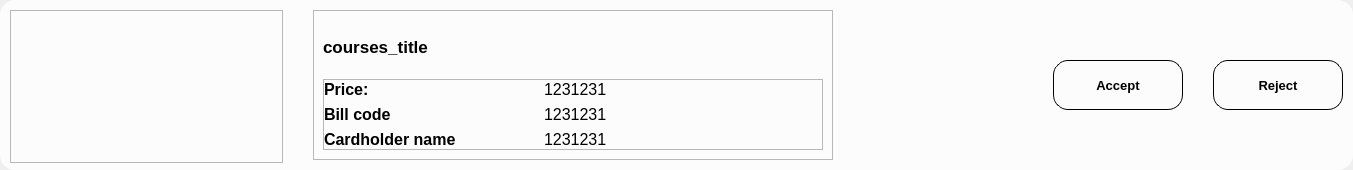
<?xml version="1.0" encoding="UTF-8"?>
<ui version="4.0">
 <class>notification</class>
 <widget class="QWidget" name="notification">
  <property name="geometry">
   <rect>
    <x>0</x>
    <y>0</y>
    <width>1353</width>
    <height>170</height>
   </rect>
  </property>
  <property name="minimumSize">
   <size>
    <width>0</width>
    <height>170</height>
   </size>
  </property>
  <property name="maximumSize">
   <size>
    <width>16777215</width>
    <height>170</height>
   </size>
  </property>
  <property name="windowTitle">
   <string>Form</string>
  </property>
  <property name="styleSheet">
   <string notr="true"/>
  </property>
  <layout class="QVBoxLayout" name="verticalLayout">
   <property name="spacing">
    <number>0</number>
   </property>
   <property name="leftMargin">
    <number>0</number>
   </property>
   <property name="topMargin">
    <number>0</number>
   </property>
   <property name="rightMargin">
    <number>0</number>
   </property>
   <property name="bottomMargin">
    <number>0</number>
   </property>
   <item>
    <widget class="QFrame" name="popupframe">
     <property name="font">
      <font>
       <kerning>false</kerning>
      </font>
     </property>
     <property name="cursor">
      <cursorShape>ArrowCursor</cursorShape>
     </property>
     <property name="autoFillBackground">
      <bool>false</bool>
     </property>
     <property name="styleSheet">
      <string notr="true">#popupframe {
	border-radius: 15px;
	background: rgba(255, 255, 255, 200);
}</string>
     </property>
     <property name="frameShape">
      <enum>QFrame::StyledPanel</enum>
     </property>
     <property name="frameShadow">
      <enum>QFrame::Raised</enum>
     </property>
     <layout class="QHBoxLayout" name="horizontalLayout">
      <property name="spacing">
       <number>30</number>
      </property>
      <property name="leftMargin">
       <number>10</number>
      </property>
      <property name="topMargin">
       <number>10</number>
      </property>
      <property name="rightMargin">
       <number>10</number>
      </property>
      <property name="bottomMargin">
       <number>10</number>
      </property>
      <item>
       <widget class="QFrame" name="cardimg">
        <property name="minimumSize">
         <size>
          <width>273</width>
          <height>153</height>
         </size>
        </property>
        <property name="maximumSize">
         <size>
          <width>273</width>
          <height>153</height>
         </size>
        </property>
        <property name="styleSheet">
         <string notr="true">border-image: url(:/icons/background-login.png);</string>
        </property>
        <property name="frameShape">
         <enum>QFrame::StyledPanel</enum>
        </property>
        <property name="frameShadow">
         <enum>QFrame::Raised</enum>
        </property>
       </widget>
      </item>
      <item>
       <widget class="QFrame" name="frame">
        <property name="frameShape">
         <enum>QFrame::StyledPanel</enum>
        </property>
        <property name="frameShadow">
         <enum>QFrame::Raised</enum>
        </property>
        <layout class="QVBoxLayout" name="verticalLayout_2">
         <item>
          <widget class="QLabel" name="title">
           <property name="maximumSize">
            <size>
             <width>500</width>
             <height>16777215</height>
            </size>
           </property>
           <property name="font">
            <font>
             <pointsize>13</pointsize>
             <weight>75</weight>
             <bold>true</bold>
            </font>
           </property>
           <property name="text">
            <string>courses_title </string>
           </property>
          </widget>
         </item>
         <item>
          <widget class="QFrame" name="frame_3">
           <property name="minimumSize">
            <size>
             <width>500</width>
             <height>0</height>
            </size>
           </property>
           <property name="maximumSize">
            <size>
             <width>16777215</width>
             <height>16777215</height>
            </size>
           </property>
           <property name="styleSheet">
            <string notr="true">#frame3 {
	background: transparent;
}</string>
           </property>
           <property name="frameShape">
            <enum>QFrame::StyledPanel</enum>
           </property>
           <property name="frameShadow">
            <enum>QFrame::Raised</enum>
           </property>
           <layout class="QGridLayout" name="gridLayout">
            <property name="leftMargin">
             <number>0</number>
            </property>
            <property name="topMargin">
             <number>0</number>
            </property>
            <property name="rightMargin">
             <number>0</number>
            </property>
            <property name="bottomMargin">
             <number>0</number>
            </property>
            <property name="horizontalSpacing">
             <number>0</number>
            </property>
            <item row="0" column="0">
             <widget class="QLabel" name="price_label">
              <property name="font">
               <font>
                <pointsize>12</pointsize>
                <weight>75</weight>
                <bold>true</bold>
               </font>
              </property>
              <property name="text">
               <string>Price:</string>
              </property>
             </widget>
            </item>
            <item row="0" column="1">
             <widget class="QLabel" name="price">
              <property name="font">
               <font>
                <pointsize>12</pointsize>
                <kerning>false</kerning>
               </font>
              </property>
              <property name="text">
               <string>1231231</string>
              </property>
             </widget>
            </item>
            <item row="1" column="0">
             <widget class="QLabel" name="code_label">
              <property name="font">
               <font>
                <pointsize>12</pointsize>
                <weight>75</weight>
                <bold>true</bold>
               </font>
              </property>
              <property name="text">
               <string>Bill code</string>
              </property>
             </widget>
            </item>
            <item row="1" column="1">
             <widget class="QLabel" name="code">
              <property name="font">
               <font>
                <pointsize>12</pointsize>
                <kerning>false</kerning>
               </font>
              </property>
              <property name="text">
               <string>1231231</string>
              </property>
              <property name="wordWrap">
               <bool>true</bool>
              </property>
             </widget>
            </item>
            <item row="2" column="0">
             <widget class="QLabel" name="cname_label">
              <property name="maximumSize">
               <size>
                <width>220</width>
                <height>16777215</height>
               </size>
              </property>
              <property name="font">
               <font>
                <pointsize>12</pointsize>
                <weight>75</weight>
                <bold>true</bold>
               </font>
              </property>
              <property name="text">
               <string>Cardholder name</string>
              </property>
             </widget>
            </item>
            <item row="2" column="1">
             <widget class="QLabel" name="cname">
              <property name="minimumSize">
               <size>
                <width>0</width>
                <height>0</height>
               </size>
              </property>
              <property name="font">
               <font>
                <pointsize>12</pointsize>
                <kerning>false</kerning>
               </font>
              </property>
              <property name="text">
               <string>1231231</string>
              </property>
              <property name="alignment">
               <set>Qt::AlignLeading|Qt::AlignLeft|Qt::AlignVCenter</set>
              </property>
              <property name="wordWrap">
               <bool>false</bool>
              </property>
             </widget>
            </item>
           </layout>
          </widget>
         </item>
        </layout>
       </widget>
      </item>
      <item>
       <spacer name="horizontalSpacer">
        <property name="orientation">
         <enum>Qt::Horizontal</enum>
        </property>
        <property name="sizeHint" stdset="0">
         <size>
          <width>70</width>
          <height>20</height>
         </size>
        </property>
       </spacer>
      </item>
      <item>
       <widget class="QPushButton" name="accept_btn">
        <property name="minimumSize">
         <size>
          <width>130</width>
          <height>50</height>
         </size>
        </property>
        <property name="font">
         <font>
          <pointsize>10</pointsize>
          <weight>75</weight>
          <bold>true</bold>
         </font>
        </property>
        <property name="cursor">
         <cursorShape>PointingHandCursor</cursorShape>
        </property>
        <property name="styleSheet">
         <string notr="true">#accept_btn {
	border: 1px solid rgb(0, 0, 0);
	border-radius: 15px;
	background: transparent;
}

#accept_btn:hover {
	border: none;
	color: rgb(255, 255, 255);
	background: #c09054;
}</string>
        </property>
        <property name="text">
         <string>Accept</string>
        </property>
       </widget>
      </item>
      <item>
       <widget class="QPushButton" name="reject">
        <property name="minimumSize">
         <size>
          <width>130</width>
          <height>50</height>
         </size>
        </property>
        <property name="font">
         <font>
          <pointsize>10</pointsize>
          <weight>75</weight>
          <bold>true</bold>
         </font>
        </property>
        <property name="cursor">
         <cursorShape>PointingHandCursor</cursorShape>
        </property>
        <property name="styleSheet">
         <string notr="true">#reject {
	border: 1px solid rgb(0, 0, 0);
	border-radius: 15px;
	background: transparent;
}

#reject:hover {
	border: none;
	background: rgb(255, 0, 0);
	color: rgb(255, 255, 255);
}</string>
        </property>
        <property name="text">
         <string>Reject</string>
        </property>
       </widget>
      </item>
     </layout>
    </widget>
   </item>
  </layout>
 </widget>
 <resources>
  <include location="src/resource.qrc"/>
 </resources>
 <connections/>
</ui>
